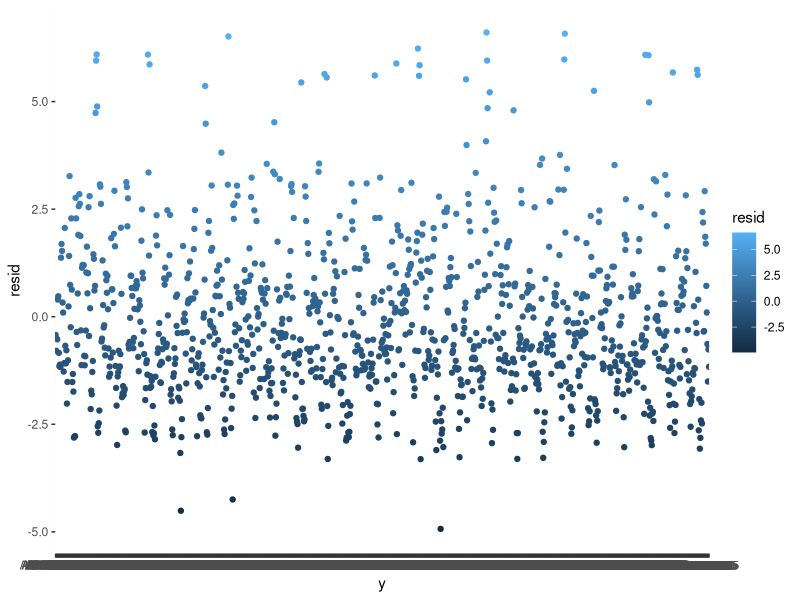

This figure's R source:
## ---- chunk 1
# DONT DELETE LINES 1-12! 
knitr::opts_chunk$set(echo = TRUE, fig.width = 6, fig.height = 8,
                      fig.align = "center")
## ---- chunk 2
# In the brackets above, delete `eval = FALSE` before clicking `knit`
library(ggplot2)
library(readr)
bullet <- read.csv("bullet.csv")
bullet
head(bullet)
ggplot(data = bullet) + 
  geom_point(aes(x= y, y = resid, color=resid)) 
